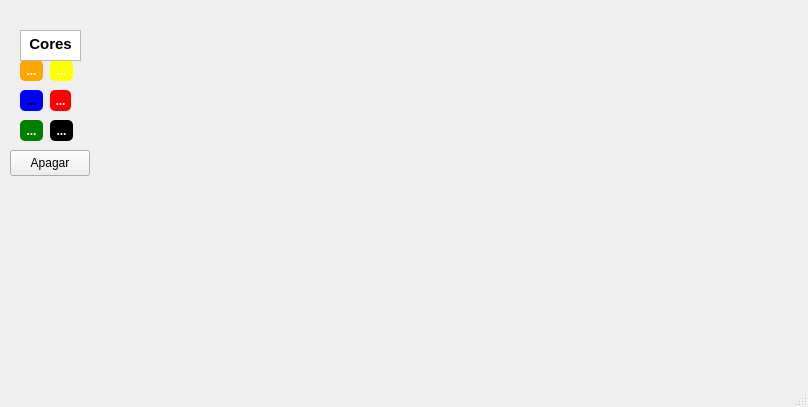
<?xml version="1.0" encoding="UTF-8"?>
<ui version="4.0">
 <class>MainWindow</class>
 <widget class="QMainWindow" name="MainWindow">
  <property name="geometry">
   <rect>
    <x>0</x>
    <y>0</y>
    <width>808</width>
    <height>407</height>
   </rect>
  </property>
  <property name="windowTitle">
   <string>MainWindow</string>
  </property>
  <widget class="QWidget" name="centralwidget">
   <widget class="QStackedWidget" name="stackedWidget">
    <property name="geometry">
     <rect>
      <x>-10</x>
      <y>0</y>
      <width>801</width>
      <height>361</height>
     </rect>
    </property>
    <property name="currentIndex">
     <number>1</number>
    </property>
    <widget class="QWidget" name="home">
     <widget class="QWidget" name="layoutWidget">
      <property name="geometry">
       <rect>
        <x>340</x>
        <y>150</y>
        <width>96</width>
        <height>60</height>
       </rect>
      </property>
      <layout class="QVBoxLayout" name="verticalLayout_2">
       <item>
        <widget class="QPushButton" name="pushButton_3">
         <property name="text">
          <string>PushButton</string>
         </property>
        </widget>
       </item>
       <item>
        <widget class="QPushButton" name="pushButton_4">
         <property name="text">
          <string>PushButton</string>
         </property>
        </widget>
       </item>
      </layout>
     </widget>
     <widget class="QTextBrowser" name="textBrowser">
      <property name="geometry">
       <rect>
        <x>220</x>
        <y>100</y>
        <width>331</width>
        <height>51</height>
       </rect>
      </property>
      <property name="html">
       <string>&lt;!DOCTYPE HTML PUBLIC &quot;-//W3C//DTD HTML 4.0//EN&quot; &quot;http://www.w3.org/TR/REC-html40/strict.dtd&quot;&gt;
&lt;html&gt;&lt;head&gt;&lt;meta name=&quot;qrichtext&quot; content=&quot;1&quot; /&gt;&lt;meta charset=&quot;utf-8&quot; /&gt;&lt;style type=&quot;text/css&quot;&gt;
p, li { white-space: pre-wrap; }
hr { height: 1px; border-width: 0; }
li.unchecked::marker { content: &quot;\2610&quot;; }
li.checked::marker { content: &quot;\2612&quot;; }
&lt;/style&gt;&lt;/head&gt;&lt;body style=&quot; font-family:'Ubuntu Sans'; font-size:11pt; font-weight:400; font-style:normal;&quot;&gt;
&lt;p align=&quot;center&quot; style=&quot; margin-top:12px; margin-bottom:12px; margin-left:0px; margin-right:0px; -qt-block-indent:0; text-indent:0px;&quot;&gt;&lt;span style=&quot; font-size:20pt; font-weight:700; color:#c64600;&quot;&gt;PoL²igono&lt;/span&gt;&lt;/p&gt;&lt;/body&gt;&lt;/html&gt;</string>
      </property>
     </widget>
    </widget>
    <widget class="QWidget" name="painter">
     <widget class="QPushButton" name="button_apagar">
      <property name="geometry">
       <rect>
        <x>20</x>
        <y>150</y>
        <width>80</width>
        <height>26</height>
       </rect>
      </property>
      <property name="text">
       <string>Apagar</string>
      </property>
     </widget>
     <widget class="QToolButton" name="toolButton">
      <property name="geometry">
       <rect>
        <x>30</x>
        <y>60</y>
        <width>23</width>
        <height>21</height>
       </rect>
      </property>
      <property name="styleSheet">
       <string notr="true">QToolButton {
    background-color:orange;
    color: white;
    border-radius: 5px;
    font-weight: bold;
}
</string>
      </property>
      <property name="text">
       <string>...</string>
      </property>
     </widget>
     <widget class="QToolButton" name="toolButton_2">
      <property name="geometry">
       <rect>
        <x>60</x>
        <y>60</y>
        <width>23</width>
        <height>21</height>
       </rect>
      </property>
      <property name="styleSheet">
       <string notr="true">QToolButton {
    background-color: yellow;
    color: white;
    border-radius: 5px;
    font-weight: bold;
}
</string>
      </property>
      <property name="text">
       <string>...</string>
      </property>
     </widget>
     <widget class="QToolButton" name="toolButton_3">
      <property name="geometry">
       <rect>
        <x>30</x>
        <y>90</y>
        <width>23</width>
        <height>21</height>
       </rect>
      </property>
      <property name="styleSheet">
       <string notr="true">QToolButton {
    background-color: blue;
 
    border-radius: 5px;
    font-weight: bold;
}
</string>
      </property>
      <property name="text">
       <string>...</string>
      </property>
     </widget>
     <widget class="QToolButton" name="toolButton_4">
      <property name="geometry">
       <rect>
        <x>60</x>
        <y>90</y>
        <width>21</width>
        <height>21</height>
       </rect>
      </property>
      <property name="styleSheet">
       <string notr="true">QToolButton {
    background-color: red;
    color: white;
    border-radius: 5px;
    font-weight: bold;
}
</string>
      </property>
      <property name="text">
       <string>...</string>
      </property>
     </widget>
     <widget class="QToolButton" name="toolButton_5">
      <property name="geometry">
       <rect>
        <x>30</x>
        <y>120</y>
        <width>23</width>
        <height>21</height>
       </rect>
      </property>
      <property name="styleSheet">
       <string notr="true">QToolButton {
    background-color: green;
    color: white;
    border-radius: 5px;
    font-weight: bold;
}
</string>
      </property>
      <property name="text">
       <string>...</string>
      </property>
     </widget>
     <widget class="QToolButton" name="toolButton_6">
      <property name="geometry">
       <rect>
        <x>60</x>
        <y>120</y>
        <width>23</width>
        <height>21</height>
       </rect>
      </property>
      <property name="styleSheet">
       <string notr="true">QToolButton {
    background-color: black;
    color: white;
    border-radius: 5px;
    font-weight: bold;
}
</string>
      </property>
      <property name="text">
       <string>...</string>
      </property>
     </widget>
     <widget class="QLabel" name="myFrame">
      <property name="geometry">
       <rect>
        <x>90</x>
        <y>10</y>
        <width>681</width>
        <height>341</height>
       </rect>
      </property>
      <property name="maximumSize">
       <size>
        <width>800</width>
        <height>800</height>
       </size>
      </property>
      <property name="text">
       <string/>
      </property>
     </widget>
     <widget class="QTextBrowser" name="textBrowser_2">
      <property name="geometry">
       <rect>
        <x>30</x>
        <y>30</y>
        <width>61</width>
        <height>31</height>
       </rect>
      </property>
      <property name="html">
       <string>&lt;!DOCTYPE HTML PUBLIC &quot;-//W3C//DTD HTML 4.0//EN&quot; &quot;http://www.w3.org/TR/REC-html40/strict.dtd&quot;&gt;
&lt;html&gt;&lt;head&gt;&lt;meta name=&quot;qrichtext&quot; content=&quot;1&quot; /&gt;&lt;meta charset=&quot;utf-8&quot; /&gt;&lt;style type=&quot;text/css&quot;&gt;
p, li { white-space: pre-wrap; }
hr { height: 1px; border-width: 0; }
li.unchecked::marker { content: &quot;\2610&quot;; }
li.checked::marker { content: &quot;\2612&quot;; }
&lt;/style&gt;&lt;/head&gt;&lt;body style=&quot; font-family:'Ubuntu Sans'; font-size:11pt; font-weight:400; font-style:normal;&quot;&gt;
&lt;p align=&quot;center&quot; style=&quot; margin-top:0px; margin-bottom:0px; margin-left:0px; margin-right:0px; -qt-block-indent:0; text-indent:0px;&quot;&gt;&lt;span style=&quot; font-weight:700;&quot;&gt;Cores&lt;/span&gt;&lt;/p&gt;&lt;/body&gt;&lt;/html&gt;</string>
      </property>
     </widget>
    </widget>
   </widget>
  </widget>
  <widget class="QMenuBar" name="menubar">
   <property name="geometry">
    <rect>
     <x>0</x>
     <y>0</y>
     <width>808</width>
     <height>23</height>
    </rect>
   </property>
  </widget>
  <widget class="QStatusBar" name="statusbar"/>
 </widget>
 <resources/>
 <connections/>
</ui>
